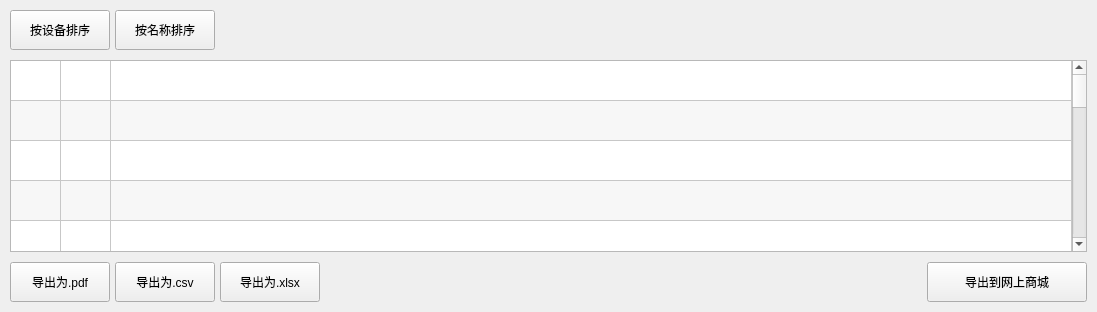
      <widget class="QWidget" name="tab_4_order">
       <attribute name="icon">
        <iconset resource="icon.qrc">
         <normaloff>:/new/prefix_icon/icon/order.png</normaloff>:/new/prefix_icon/icon/order.png</iconset>
       </attribute>
       <attribute name="title">
        <string/>
       </attribute>
       <layout class="QGridLayout" name="gridLayout_13">
        <property name="leftMargin">
         <number>10</number>
        </property>
        <property name="topMargin">
         <number>10</number>
        </property>
        <property name="rightMargin">
         <number>10</number>
        </property>
        <property name="bottomMargin">
         <number>10</number>
        </property>
        <property name="horizontalSpacing">
         <number>5</number>
        </property>
        <property name="verticalSpacing">
         <number>10</number>
        </property>
        <item row="2" column="3">
         <spacer name="horizontalSpacer_2">
          <property name="orientation">
           <enum>Qt::Horizontal</enum>
          </property>
          <property name="sizeHint" stdset="0">
           <size>
            <width>492</width>
            <height>20</height>
           </size>
          </property>
         </spacer>
        </item>
        <item row="0" column="2" colspan="3">
         <spacer name="horizontalSpacer_3">
          <property name="orientation">
           <enum>Qt::Horizontal</enum>
          </property>
          <property name="sizeHint" stdset="0">
           <size>
            <width>867</width>
            <height>37</height>
           </size>
          </property>
         </spacer>
        </item>
        <item row="2" column="1">
         <widget class="QPushButton" name="pushButton_5_4">
          <property name="minimumSize">
           <size>
            <width>100</width>
            <height>40</height>
           </size>
          </property>
          <property name="maximumSize">
           <size>
            <width>100</width>
            <height>40</height>
           </size>
          </property>
          <property name="text">
           <string>导出为.csv</string>
          </property>
         </widget>
        </item>
        <item row="2" column="4">
         <widget class="QPushButton" name="pushButton_5_7">
          <property name="minimumSize">
           <size>
            <width>160</width>
            <height>40</height>
           </size>
          </property>
          <property name="maximumSize">
           <size>
            <width>160</width>
            <height>40</height>
           </size>
          </property>
          <property name="text">
           <string>导出到网上商城</string>
          </property>
         </widget>
        </item>
        <item row="2" column="0">
         <widget class="QPushButton" name="pushButton_5_3">
          <property name="minimumSize">
           <size>
            <width>100</width>
            <height>40</height>
           </size>
          </property>
          <property name="maximumSize">
           <size>
            <width>100</width>
            <height>40</height>
           </size>
          </property>
          <property name="text">
           <string>导出为.pdf</string>
          </property>
         </widget>
        </item>
        <item row="0" column="0">
         <widget class="QPushButton" name="pushButton_5_1">
          <property name="minimumSize">
           <size>
            <width>100</width>
            <height>40</height>
           </size>
          </property>
          <property name="maximumSize">
           <size>
            <width>100</width>
            <height>40</height>
           </size>
          </property>
          <property name="text">
           <string>按设备排序</string>
          </property>
         </widget>
        </item>
        <item row="2" column="2">
         <widget class="QPushButton" name="pushButton_5_5">
          <property name="minimumSize">
           <size>
            <width>100</width>
            <height>40</height>
           </size>
          </property>
          <property name="maximumSize">
           <size>
            <width>100</width>
            <height>40</height>
           </size>
          </property>
          <property name="text">
           <string>导出为.xlsx</string>
          </property>
         </widget>
        </item>
        <item row="1" column="0" colspan="5">
         <widget class="QTableWidget" name="tableWidget_5_order">
          <property name="minimumSize">
           <size>
            <width>1040</width>
            <height>0</height>
           </size>
          </property>
          <property name="alternatingRowColors">
           <bool>true</bool>
          </property>
          <property name="rowCount">
           <number>20</number>
          </property>
          <property name="columnCount">
           <number>3</number>
          </property>
          <attribute name="horizontalHeaderVisible">
           <bool>false</bool>
          </attribute>
          <attribute name="horizontalHeaderCascadingSectionResizes">
           <bool>false</bool>
          </attribute>
          <attribute name="horizontalHeaderDefaultSectionSize">
           <number>50</number>
          </attribute>
          <attribute name="horizontalHeaderHighlightSections">
           <bool>true</bool>
          </attribute>
          <attribute name="horizontalHeaderShowSortIndicator" stdset="0">
           <bool>true</bool>
          </attribute>
          <attribute name="horizontalHeaderStretchLastSection">
           <bool>true</bool>
          </attribute>
          <attribute name="verticalHeaderVisible">
           <bool>false</bool>
          </attribute>
          <attribute name="verticalHeaderCascadingSectionResizes">
           <bool>false</bool>
          </attribute>
          <attribute name="verticalHeaderMinimumSectionSize">
           <number>40</number>
          </attribute>
          <attribute name="verticalHeaderDefaultSectionSize">
           <number>40</number>
          </attribute>
          <row/>
          <row/>
          <row/>
          <row/>
          <row/>
          <row/>
          <row/>
          <row/>
          <row/>
          <row/>
          <row/>
          <row/>
          <row/>
          <row/>
          <row/>
          <row/>
          <row/>
          <row/>
          <row/>
          <row/>
          <column/>
          <column/>
          <column/>
         </widget>
        </item>
        <item row="0" column="1">
         <widget class="QPushButton" name="pushButton_5_2">
          <property name="minimumSize">
           <size>
            <width>100</width>
            <height>40</height>
           </size>
          </property>
          <property name="maximumSize">
           <size>
            <width>100</width>
            <height>40</height>
           </size>
          </property>
          <property name="text">
           <string>按名称排序</string>
          </property>
         </widget>
        </item>
       </layout>
      </widget>
